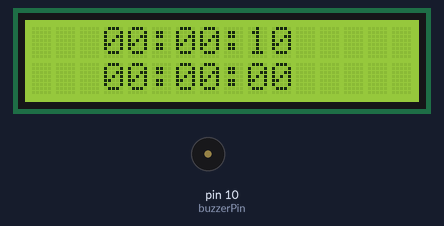
The sketch below on a simulated Arduino Uno, built with avr-gcc and run on an emulated ATmega328P. Shown: 16×2 character LCD, buzzer (waves = sounding). What the sketch prints to the serial monitor is not drawn.

Above: at 0.1 s.
At 4.1 s:
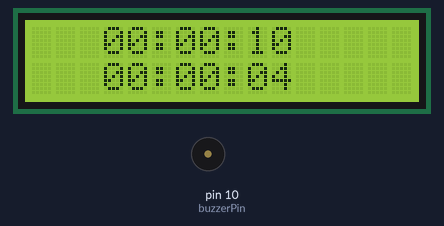
At 9.2 s:
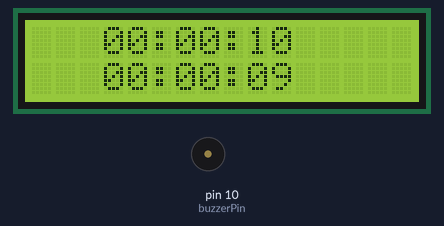
At 39.48 s:
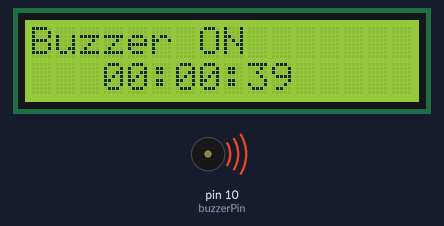
Timing chart, 0 to 40.0 s (numbered marks = the images above):
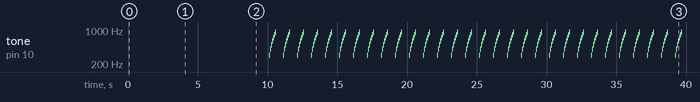

Measured:
- what the display in image 1 shows lasts 1.0 s, from 4.1 s to 5.1 s
- what the display in image 3 shows lasts 0.5 s, from 39.2 s to 39.7 s

The sketch:

Arduino_3__Shenfan_Feng_.ino
```cpp
/*
  Author Shenfan Feng

  Description:
    The code for arduino 3 for group project
    show the time of alarm on first line and current time on second line.
    use I2C connect to the arduino 1
    when receive the signal of IR (number 3), the buzzer will stop.
    when receive the signal of IR (number 6), the alarm time will be reset.

    use UART send signal to arduino 4 when the buzzer is making noise.
*/

#include <LiquidCrystal.h>
#include <Wire.h>
#define SLAVE2_ADDR 8

int rd;
char buz = '0';
int aseconds = 10;
int aminutes = 0;
int ahours = 0;

// Set the pins for the LCD and buzzer
const int rs = 12, en = 11, d4 = 5, d5 = 4, d6 = 3, d7 = 2, buzzerPin = 10;
LiquidCrystal lcd(rs, en, d4, d5, d6, d7);

// loser
int loserTones[] = {300, 400, 500, 600, 700, 800, 900};
int numloser = 7;
int toneloser = 71;


void setup() {
  Serial.begin(9600);
  lcd.begin(16, 2);   // Initialize the LCD with 16 columns and 2 rows
  pinMode(buzzerPin, OUTPUT);  // Initialize the buzzer pin as an output
  Wire.begin(SLAVE2_ADDR);
  Wire.onReceive(receiveEvent);
}

void receiveEvent(){
  rd = Wire.read();
  // Serial.println(rd);
}

void loop() {
  unsigned long currentTime = millis();  // Get the current time in milliseconds
  unsigned int seconds = currentTime / 1000;  // Convert the time to seconds
  unsigned int minutes = seconds / 60;  // Convert the time to minutes
  unsigned int hours = minutes / 60;   // Convert the time to hours
  minutes = minutes % 60;  // Get the remaining minutes after subtracting the hours
  seconds = seconds % 60;  // Get the remaining seconds after subtracting the minutes

  // Reset the time to 0 after 24 hours
  if (hours >= 24) {
    hours = 0;
    minutes = 0;
    seconds = 0;
  }

  // Print the time on the LCD
  lcd.setCursor(3, 0);  // Move the cursor to the middle of the first row
  // lcd.print("Current Time");
  if (ahours < 10) {
    lcd.print("0");  // Add a leading zero for hours less than 10
  }
  lcd.print(ahours);
  lcd.print(":");
  if (aminutes < 10) {
    lcd.print("0");  // Add a leading zero for minutes less than 10
  }
  lcd.print(aminutes);
  lcd.print(":");
  if (aseconds < 10) {
    lcd.print("0");  // Add a leading zero for seconds less than 10
  }
  lcd.print(aseconds);

  lcd.setCursor(3, 1);  // Move the cursor to the middle of the second row
  if (hours < 10) {
    lcd.print("0");  // Add a leading zero for hours less than 10
  }
  lcd.print(hours);
  lcd.print(":");
  if (minutes < 10) {
    lcd.print("0");  // Add a leading zero for minutes less than 10
  }
  lcd.print(minutes);
  lcd.print(":");
  if (seconds < 10) {
    lcd.print("0");  // Add a leading zero for seconds less than 10
  }
  lcd.print(seconds);

  // Buzz the buzzer after 30 seconds
  if (hours==ahours&&minutes==aminutes&&seconds==aseconds){
    buz = '1';
  }

  if (rd == 133){
    buz = '0';
    Serial.write(0);
  }

  if (rd == 165){
    delay(50);
    ahours = hours;
    aminutes = minutes;
    aseconds = seconds;
    aseconds += 10;
    if(aseconds > 60){
      aminutes ++;
      aseconds = aseconds%60;
    }
    delay(50);
  }

  Serial.write(buz);

  if (buz == '1') {
    lcd.setCursor(0, 0);  // Move the cursor to the first column of the first row
    lcd.print("Buzzer ON     "); // Display message on the LCD
  for (int i = 0; i < numloser; i++) {
    tone(buzzerPin, loserTones[i], toneloser);
    delay(toneloser);
  }
  noTone(buzzerPin);
    lcd.setCursor(0, 0);  // Move the cursor to the first column of the first row
    lcd.print("              "); // Clear the message on the LCD
  }

  delay(500);  // Wait for one second before updating the display again
}
```
